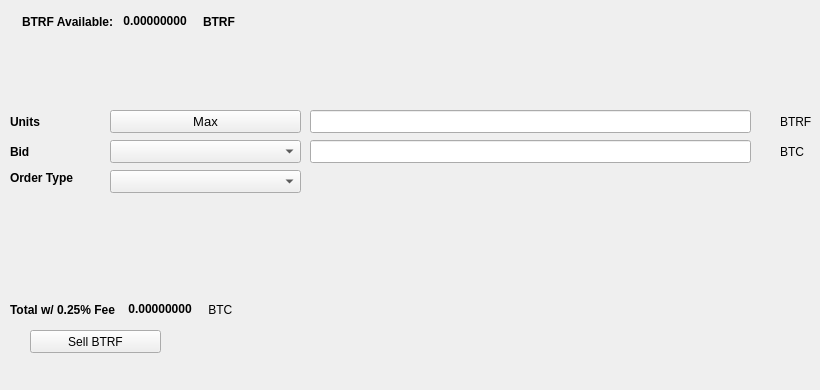
   <widget class="QWidget" name="SellTab">
    <attribute name="title">
     <string>Sell</string>
    </attribute>
    <widget class="QLabel" name="label_16">
     <property name="geometry">
      <rect>
       <x>780</x>
       <y>140</y>
       <width>31</width>
       <height>23</height>
      </rect>
     </property>
     <property name="text">
      <string>BTC</string>
     </property>
    </widget>
    <widget class="QComboBox" name="SellBidcomboBox">
     <property name="geometry">
      <rect>
       <x>110</x>
       <y>140</y>
       <width>191</width>
       <height>23</height>
      </rect>
     </property>
     <property name="font">
      <font>
       <pointsize>10</pointsize>
      </font>
     </property>
    </widget>
    <widget class="QLabel" name="label_18">
     <property name="geometry">
      <rect>
       <x>10</x>
       <y>110</y>
       <width>46</width>
       <height>23</height>
      </rect>
     </property>
     <property name="font">
      <font>
       <weight>75</weight>
       <bold>true</bold>
      </font>
     </property>
     <property name="text">
      <string>Units</string>
     </property>
    </widget>
    <widget class="QPushButton" name="Sell_Max_Amount">
     <property name="geometry">
      <rect>
       <x>110</x>
       <y>110</y>
       <width>191</width>
       <height>23</height>
      </rect>
     </property>
     <property name="font">
      <font>
       <pointsize>10</pointsize>
      </font>
     </property>
     <property name="text">
      <string>Max</string>
     </property>
    </widget>
    <widget class="QLabel" name="label_20">
     <property name="geometry">
      <rect>
       <x>10</x>
       <y>170</y>
       <width>91</width>
       <height>16</height>
      </rect>
     </property>
     <property name="font">
      <font>
       <weight>75</weight>
       <bold>true</bold>
      </font>
     </property>
     <property name="text">
      <string>Order Type</string>
     </property>
    </widget>
    <widget class="QComboBox" name="SellOrdertypeCombo">
     <property name="geometry">
      <rect>
       <x>110</x>
       <y>170</y>
       <width>191</width>
       <height>23</height>
      </rect>
     </property>
     <property name="font">
      <font>
       <pointsize>10</pointsize>
      </font>
     </property>
    </widget>
    <widget class="QLabel" name="label_21">
     <property name="geometry">
      <rect>
       <x>10</x>
       <y>140</y>
       <width>46</width>
       <height>23</height>
      </rect>
     </property>
     <property name="font">
      <font>
       <weight>75</weight>
       <bold>true</bold>
      </font>
     </property>
     <property name="text">
      <string>Bid</string>
     </property>
    </widget>
    <widget class="QLabel" name="label_22">
     <property name="geometry">
      <rect>
       <x>780</x>
       <y>110</y>
       <width>31</width>
       <height>23</height>
      </rect>
     </property>
     <property name="text">
      <string>BTRF</string>
     </property>
    </widget>
    <widget class="QLineEdit" name="UnitsInputBTRF">
     <property name="geometry">
      <rect>
       <x>310</x>
       <y>110</y>
       <width>441</width>
       <height>23</height>
      </rect>
     </property>
     <property name="font">
      <font>
       <pointsize>9</pointsize>
       <weight>75</weight>
       <bold>true</bold>
      </font>
     </property>
    </widget>
    <widget class="QLineEdit" name="SellBidPriceEdit">
     <property name="geometry">
      <rect>
       <x>310</x>
       <y>140</y>
       <width>441</width>
       <height>23</height>
      </rect>
     </property>
     <property name="font">
      <font>
       <pointsize>9</pointsize>
       <weight>75</weight>
       <bold>true</bold>
      </font>
     </property>
    </widget>
    <widget class="QPushButton" name="SellBTRFBTN">
     <property name="geometry">
      <rect>
       <x>30</x>
       <y>330</y>
       <width>131</width>
       <height>23</height>
      </rect>
     </property>
     <property name="text">
      <string>Sell BTRF</string>
     </property>
     <property name="icon">
      <iconset resource="../bittransfer">
       <normaloff>:/icons/bitcoin</normaloff>:/icons/bitcoin</iconset>
     </property>
    </widget>
    <widget class="QWidget" name="layoutWidget3">
     <property name="geometry">
      <rect>
       <x>22</x>
       <y>12</y>
       <width>258</width>
       <height>19</height>
      </rect>
     </property>
     <layout class="QHBoxLayout" name="horizontalLayout">
      <item>
       <widget class="QLabel" name="label232_2">
        <property name="font">
         <font>
          <weight>75</weight>
          <bold>true</bold>
         </font>
        </property>
        <property name="text">
         <string>BTRF Available:</string>
        </property>
       </widget>
      </item>
      <item>
       <widget class="QLabel" name="BTRFAvailableLabel">
        <property name="palette">
         <palette>
          <active>
           <colorrole role="WindowText">
            <brush brushstyle="SolidPattern">
             <color alpha="255">
              <red>0</red>
              <green>0</green>
              <blue>0</blue>
             </color>
            </brush>
           </colorrole>
           <colorrole role="Button">
            <brush brushstyle="SolidPattern">
             <color alpha="255">
              <red>0</red>
              <green>170</green>
              <blue>0</blue>
             </color>
            </brush>
           </colorrole>
           <colorrole role="Light">
            <brush brushstyle="SolidPattern">
             <color alpha="255">
              <red>0</red>
              <green>255</green>
              <blue>0</blue>
             </color>
            </brush>
           </colorrole>
           <colorrole role="Midlight">
            <brush brushstyle="SolidPattern">
             <color alpha="255">
              <red>0</red>
              <green>212</green>
              <blue>0</blue>
             </color>
            </brush>
           </colorrole>
           <colorrole role="Dark">
            <brush brushstyle="SolidPattern">
             <color alpha="255">
              <red>0</red>
              <green>85</green>
              <blue>0</blue>
             </color>
            </brush>
           </colorrole>
           <colorrole role="Mid">
            <brush brushstyle="SolidPattern">
             <color alpha="255">
              <red>0</red>
              <green>113</green>
              <blue>0</blue>
             </color>
            </brush>
           </colorrole>
           <colorrole role="Text">
            <brush brushstyle="SolidPattern">
             <color alpha="255">
              <red>0</red>
              <green>170</green>
              <blue>0</blue>
             </color>
            </brush>
           </colorrole>
           <colorrole role="BrightText">
            <brush brushstyle="SolidPattern">
             <color alpha="255">
              <red>255</red>
              <green>255</green>
              <blue>255</blue>
             </color>
            </brush>
           </colorrole>
           <colorrole role="ButtonText">
            <brush brushstyle="SolidPattern">
             <color alpha="255">
              <red>0</red>
              <green>0</green>
              <blue>0</blue>
             </color>
            </brush>
           </colorrole>
           <colorrole role="Base">
            <brush brushstyle="SolidPattern">
             <color alpha="255">
              <red>255</red>
              <green>255</green>
              <blue>255</blue>
             </color>
            </brush>
           </colorrole>
           <colorrole role="Window">
            <brush brushstyle="SolidPattern">
             <color alpha="255">
              <red>0</red>
              <green>170</green>
              <blue>0</blue>
             </color>
            </brush>
           </colorrole>
           <colorrole role="Shadow">
            <brush brushstyle="SolidPattern">
             <color alpha="255">
              <red>0</red>
              <green>0</green>
              <blue>0</blue>
             </color>
            </brush>
           </colorrole>
           <colorrole role="AlternateBase">
            <brush brushstyle="SolidPattern">
             <color alpha="255">
              <red>127</red>
              <green>212</green>
              <blue>127</blue>
             </color>
            </brush>
           </colorrole>
           <colorrole role="ToolTipBase">
            <brush brushstyle="SolidPattern">
             <color alpha="255">
              <red>255</red>
              <green>255</green>
              <blue>220</blue>
             </color>
            </brush>
           </colorrole>
           <colorrole role="ToolTipText">
            <brush brushstyle="SolidPattern">
             <color alpha="255">
              <red>0</red>
              <green>0</green>
              <blue>0</blue>
             </color>
            </brush>
           </colorrole>
          </active>
          <inactive>
           <colorrole role="WindowText">
            <brush brushstyle="SolidPattern">
             <color alpha="255">
              <red>0</red>
              <green>0</green>
              <blue>0</blue>
             </color>
            </brush>
           </colorrole>
           <colorrole role="Button">
            <brush brushstyle="SolidPattern">
             <color alpha="255">
              <red>0</red>
              <green>170</green>
              <blue>0</blue>
             </color>
            </brush>
           </colorrole>
           <colorrole role="Light">
            <brush brushstyle="SolidPattern">
             <color alpha="255">
              <red>0</red>
              <green>255</green>
              <blue>0</blue>
             </color>
            </brush>
           </colorrole>
           <colorrole role="Midlight">
            <brush brushstyle="SolidPattern">
             <color alpha="255">
              <red>0</red>
              <green>212</green>
              <blue>0</blue>
             </color>
            </brush>
           </colorrole>
           <colorrole role="Dark">
            <brush brushstyle="SolidPattern">
             <color alpha="255">
              <red>0</red>
              <green>85</green>
              <blue>0</blue>
             </color>
            </brush>
           </colorrole>
           <colorrole role="Mid">
            <brush brushstyle="SolidPattern">
             <color alpha="255">
              <red>0</red>
              <green>113</green>
              <blue>0</blue>
             </color>
            </brush>
           </colorrole>
           <colorrole role="Text">
            <brush brushstyle="SolidPattern">
             <color alpha="255">
              <red>0</red>
              <green>170</green>
              <blue>0</blue>
             </color>
            </brush>
           </colorrole>
           <colorrole role="BrightText">
            <brush brushstyle="SolidPattern">
             <color alpha="255">
              <red>255</red>
              <green>255</green>
              <blue>255</blue>
             </color>
            </brush>
           </colorrole>
           <colorrole role="ButtonText">
            <brush brushstyle="SolidPattern">
             <color alpha="255">
              <red>0</red>
              <green>0</green>
              <blue>0</blue>
             </color>
            </brush>
           </colorrole>
           <colorrole role="Base">
            <brush brushstyle="SolidPattern">
             <color alpha="255">
              <red>255</red>
              <green>255</green>
              <blue>255</blue>
             </color>
            </brush>
           </colorrole>
           <colorrole role="Window">
            <brush brushstyle="SolidPattern">
             <color alpha="255">
              <red>0</red>
              <green>170</green>
              <blue>0</blue>
             </color>
            </brush>
           </colorrole>
           <colorrole role="Shadow">
            <brush brushstyle="SolidPattern">
             <color alpha="255">
              <red>0</red>
              <green>0</green>
              <blue>0</blue>
             </color>
            </brush>
           </colorrole>
           <colorrole role="AlternateBase">
            <brush brushstyle="SolidPattern">
             <color alpha="255">
              <red>127</red>
              <green>212</green>
              <blue>127</blue>
             </color>
            </brush>
           </colorrole>
           <colorrole role="ToolTipBase">
            <brush brushstyle="SolidPattern">
             <color alpha="255">
              <red>255</red>
              <green>255</green>
              <blue>220</blue>
             </color>
            </brush>
           </colorrole>
           <colorrole role="ToolTipText">
            <brush brushstyle="SolidPattern">
             <color alpha="255">
              <red>0</red>
              <green>0</green>
              <blue>0</blue>
             </color>
            </brush>
           </colorrole>
          </inactive>
          <disabled>
           <colorrole role="WindowText">
            <brush brushstyle="SolidPattern">
             <color alpha="255">
              <red>0</red>
              <green>85</green>
              <blue>0</blue>
             </color>
            </brush>
           </colorrole>
           <colorrole role="Button">
            <brush brushstyle="SolidPattern">
             <color alpha="255">
              <red>0</red>
              <green>170</green>
              <blue>0</blue>
             </color>
            </brush>
           </colorrole>
           <colorrole role="Light">
            <brush brushstyle="SolidPattern">
             <color alpha="255">
              <red>0</red>
              <green>255</green>
              <blue>0</blue>
             </color>
            </brush>
           </colorrole>
           <colorrole role="Midlight">
            <brush brushstyle="SolidPattern">
             <color alpha="255">
              <red>0</red>
              <green>212</green>
              <blue>0</blue>
             </color>
            </brush>
           </colorrole>
           <colorrole role="Dark">
            <brush brushstyle="SolidPattern">
             <color alpha="255">
              <red>0</red>
              <green>85</green>
              <blue>0</blue>
             </color>
            </brush>
           </colorrole>
           <colorrole role="Mid">
            <brush brushstyle="SolidPattern">
             <color alpha="255">
              <red>0</red>
              <green>113</green>
              <blue>0</blue>
             </color>
            </brush>
           </colorrole>
           <colorrole role="Text">
            <brush brushstyle="SolidPattern">
             <color alpha="255">
              <red>0</red>
              <green>85</green>
              <blue>0</blue>
             </color>
            </brush>
           </colorrole>
           <colorrole role="BrightText">
            <brush brushstyle="SolidPattern">
             <color alpha="255">
              <red>255</red>
              <green>255</green>
              <blue>255</blue>
             </color>
            </brush>
           </colorrole>
           <colorrole role="ButtonText">
            <brush brushstyle="SolidPattern">
             <color alpha="255">
              <red>0</red>
              <green>85</green>
              <blue>0</blue>
             </color>
            </brush>
           </colorrole>
           <colorrole role="Base">
            <brush brushstyle="SolidPattern">
             <color alpha="255">
              <red>0</red>
              <green>170</green>
              <blue>0</blue>
             </color>
            </brush>
           </colorrole>
           <colorrole role="Window">
            <brush brushstyle="SolidPattern">
             <color alpha="255">
              <red>0</red>
              <green>170</green>
              <blue>0</blue>
             </color>
            </brush>
           </colorrole>
           <colorrole role="Shadow">
            <brush brushstyle="SolidPattern">
             <color alpha="255">
              <red>0</red>
              <green>0</green>
              <blue>0</blue>
             </color>
            </brush>
           </colorrole>
           <colorrole role="AlternateBase">
            <brush brushstyle="SolidPattern">
             <color alpha="255">
              <red>0</red>
              <green>170</green>
              <blue>0</blue>
             </color>
            </brush>
           </colorrole>
           <colorrole role="ToolTipBase">
            <brush brushstyle="SolidPattern">
             <color alpha="255">
              <red>255</red>
              <green>255</green>
              <blue>220</blue>
             </color>
            </brush>
           </colorrole>
           <colorrole role="ToolTipText">
            <brush brushstyle="SolidPattern">
             <color alpha="255">
              <red>0</red>
              <green>0</green>
              <blue>0</blue>
             </color>
            </brush>
           </colorrole>
          </disabled>
         </palette>
        </property>
        <property name="font">
         <font>
          <weight>75</weight>
          <bold>true</bold>
         </font>
        </property>
        <property name="text">
         <string> 0.00000000 </string>
        </property>
        <property name="textInteractionFlags">
         <set>Qt::LinksAccessibleByMouse|Qt::TextSelectableByKeyboard|Qt::TextSelectableByMouse</set>
        </property>
       </widget>
      </item>
      <item>
       <widget class="QLabel" name="labelBTRF">
        <property name="font">
         <font>
          <weight>75</weight>
          <bold>true</bold>
         </font>
        </property>
        <property name="text">
         <string>BTRF</string>
        </property>
       </widget>
      </item>
     </layout>
    </widget>
    <widget class="QWidget" name="layoutWidget">
     <property name="geometry">
      <rect>
       <x>10</x>
       <y>300</y>
       <width>268</width>
       <height>19</height>
      </rect>
     </property>
     <layout class="QHBoxLayout" name="horizontalLayout_2">
      <item>
       <widget class="QLabel" name="label_19">
        <property name="font">
         <font>
          <weight>75</weight>
          <bold>true</bold>
         </font>
        </property>
        <property name="text">
         <string>Total w/ 0.25% Fee </string>
        </property>
       </widget>
      </item>
      <item>
       <widget class="QLabel" name="SellCostLabel">
        <property name="palette">
         <palette>
          <active>
           <colorrole role="WindowText">
            <brush brushstyle="SolidPattern">
             <color alpha="255">
              <red>0</red>
              <green>0</green>
              <blue>0</blue>
             </color>
            </brush>
           </colorrole>
           <colorrole role="Button">
            <brush brushstyle="SolidPattern">
             <color alpha="255">
              <red>0</red>
              <green>170</green>
              <blue>0</blue>
             </color>
            </brush>
           </colorrole>
           <colorrole role="Light">
            <brush brushstyle="SolidPattern">
             <color alpha="255">
              <red>0</red>
              <green>255</green>
              <blue>0</blue>
             </color>
            </brush>
           </colorrole>
           <colorrole role="Midlight">
            <brush brushstyle="SolidPattern">
             <color alpha="255">
              <red>0</red>
              <green>212</green>
              <blue>0</blue>
             </color>
            </brush>
           </colorrole>
           <colorrole role="Dark">
            <brush brushstyle="SolidPattern">
             <color alpha="255">
              <red>0</red>
              <green>85</green>
              <blue>0</blue>
             </color>
            </brush>
           </colorrole>
           <colorrole role="Mid">
            <brush brushstyle="SolidPattern">
             <color alpha="255">
              <red>0</red>
              <green>113</green>
              <blue>0</blue>
             </color>
            </brush>
           </colorrole>
           <colorrole role="Text">
            <brush brushstyle="SolidPattern">
             <color alpha="255">
              <red>0</red>
              <green>170</green>
              <blue>0</blue>
             </color>
            </brush>
           </colorrole>
           <colorrole role="BrightText">
            <brush brushstyle="SolidPattern">
             <color alpha="255">
              <red>255</red>
              <green>255</green>
              <blue>255</blue>
             </color>
            </brush>
           </colorrole>
           <colorrole role="ButtonText">
            <brush brushstyle="SolidPattern">
             <color alpha="255">
              <red>0</red>
              <green>0</green>
              <blue>0</blue>
             </color>
            </brush>
           </colorrole>
           <colorrole role="Base">
            <brush brushstyle="SolidPattern">
             <color alpha="255">
              <red>255</red>
              <green>255</green>
              <blue>255</blue>
             </color>
            </brush>
           </colorrole>
           <colorrole role="Window">
            <brush brushstyle="SolidPattern">
             <color alpha="255">
              <red>0</red>
              <green>170</green>
              <blue>0</blue>
             </color>
            </brush>
           </colorrole>
           <colorrole role="Shadow">
            <brush brushstyle="SolidPattern">
             <color alpha="255">
              <red>0</red>
              <green>0</green>
              <blue>0</blue>
             </color>
            </brush>
           </colorrole>
           <colorrole role="AlternateBase">
            <brush brushstyle="SolidPattern">
             <color alpha="255">
              <red>127</red>
              <green>212</green>
              <blue>127</blue>
             </color>
            </brush>
           </colorrole>
           <colorrole role="ToolTipBase">
            <brush brushstyle="SolidPattern">
             <color alpha="255">
              <red>255</red>
              <green>255</green>
              <blue>220</blue>
             </color>
            </brush>
           </colorrole>
           <colorrole role="ToolTipText">
            <brush brushstyle="SolidPattern">
             <color alpha="255">
              <red>0</red>
              <green>0</green>
              <blue>0</blue>
             </color>
            </brush>
           </colorrole>
          </active>
          <inactive>
           <colorrole role="WindowText">
            <brush brushstyle="SolidPattern">
             <color alpha="255">
              <red>0</red>
              <green>0</green>
              <blue>0</blue>
             </color>
            </brush>
           </colorrole>
           <colorrole role="Button">
            <brush brushstyle="SolidPattern">
             <color alpha="255">
              <red>0</red>
              <green>170</green>
              <blue>0</blue>
             </color>
            </brush>
           </colorrole>
           <colorrole role="Light">
            <brush brushstyle="SolidPattern">
             <color alpha="255">
              <red>0</red>
              <green>255</green>
              <blue>0</blue>
             </color>
            </brush>
           </colorrole>
           <colorrole role="Midlight">
            <brush brushstyle="SolidPattern">
             <color alpha="255">
              <red>0</red>
              <green>212</green>
              <blue>0</blue>
             </color>
            </brush>
           </colorrole>
           <colorrole role="Dark">
            <brush brushstyle="SolidPattern">
             <color alpha="255">
              <red>0</red>
              <green>85</green>
              <blue>0</blue>
             </color>
            </brush>
           </colorrole>
           <colorrole role="Mid">
            <brush brushstyle="SolidPattern">
             <color alpha="255">
              <red>0</red>
              <green>113</green>
              <blue>0</blue>
             </color>
            </brush>
           </colorrole>
           <colorrole role="Text">
            <brush brushstyle="SolidPattern">
             <color alpha="255">
              <red>0</red>
              <green>170</green>
              <blue>0</blue>
             </color>
            </brush>
           </colorrole>
           <colorrole role="BrightText">
            <brush brushstyle="SolidPattern">
             <color alpha="255">
              <red>255</red>
              <green>255</green>
              <blue>255</blue>
             </color>
            </brush>
           </colorrole>
           <colorrole role="ButtonText">
            <brush brushstyle="SolidPattern">
             <color alpha="255">
              <red>0</red>
              <green>0</green>
              <blue>0</blue>
             </color>
            </brush>
           </colorrole>
           <colorrole role="Base">
            <brush brushstyle="SolidPattern">
             <color alpha="255">
              <red>255</red>
              <green>255</green>
              <blue>255</blue>
             </color>
            </brush>
           </colorrole>
           <colorrole role="Window">
            <brush brushstyle="SolidPattern">
             <color alpha="255">
              <red>0</red>
              <green>170</green>
              <blue>0</blue>
             </color>
            </brush>
           </colorrole>
           <colorrole role="Shadow">
            <brush brushstyle="SolidPattern">
             <color alpha="255">
              <red>0</red>
              <green>0</green>
              <blue>0</blue>
             </color>
            </brush>
           </colorrole>
           <colorrole role="AlternateBase">
            <brush brushstyle="SolidPattern">
             <color alpha="255">
              <red>127</red>
              <green>212</green>
              <blue>127</blue>
             </color>
            </brush>
           </colorrole>
           <colorrole role="ToolTipBase">
            <brush brushstyle="SolidPattern">
             <color alpha="255">
              <red>255</red>
              <green>255</green>
              <blue>220</blue>
             </color>
            </brush>
           </colorrole>
           <colorrole role="ToolTipText">
            <brush brushstyle="SolidPattern">
             <color alpha="255">
              <red>0</red>
              <green>0</green>
              <blue>0</blue>
             </color>
            </brush>
           </colorrole>
          </inactive>
          <disabled>
           <colorrole role="WindowText">
            <brush brushstyle="SolidPattern">
             <color alpha="255">
              <red>0</red>
              <green>85</green>
              <blue>0</blue>
             </color>
            </brush>
           </colorrole>
           <colorrole role="Button">
            <brush brushstyle="SolidPattern">
             <color alpha="255">
              <red>0</red>
              <green>170</green>
              <blue>0</blue>
             </color>
            </brush>
           </colorrole>
           <colorrole role="Light">
            <brush brushstyle="SolidPattern">
             <color alpha="255">
              <red>0</red>
              <green>255</green>
              <blue>0</blue>
             </color>
            </brush>
           </colorrole>
           <colorrole role="Midlight">
            <brush brushstyle="SolidPattern">
             <color alpha="255">
              <red>0</red>
              <green>212</green>
              <blue>0</blue>
             </color>
            </brush>
           </colorrole>
           <colorrole role="Dark">
            <brush brushstyle="SolidPattern">
             <color alpha="255">
              <red>0</red>
              <green>85</green>
              <blue>0</blue>
             </color>
            </brush>
           </colorrole>
           <colorrole role="Mid">
            <brush brushstyle="SolidPattern">
             <color alpha="255">
              <red>0</red>
              <green>113</green>
              <blue>0</blue>
             </color>
            </brush>
           </colorrole>
           <colorrole role="Text">
            <brush brushstyle="SolidPattern">
             <color alpha="255">
              <red>0</red>
              <green>85</green>
              <blue>0</blue>
             </color>
            </brush>
           </colorrole>
           <colorrole role="BrightText">
            <brush brushstyle="SolidPattern">
             <color alpha="255">
              <red>255</red>
              <green>255</green>
              <blue>255</blue>
             </color>
            </brush>
           </colorrole>
           <colorrole role="ButtonText">
            <brush brushstyle="SolidPattern">
             <color alpha="255">
              <red>0</red>
              <green>85</green>
              <blue>0</blue>
             </color>
            </brush>
           </colorrole>
           <colorrole role="Base">
            <brush brushstyle="SolidPattern">
             <color alpha="255">
              <red>0</red>
              <green>170</green>
              <blue>0</blue>
             </color>
            </brush>
           </colorrole>
           <colorrole role="Window">
            <brush brushstyle="SolidPattern">
             <color alpha="255">
              <red>0</red>
              <green>170</green>
              <blue>0</blue>
             </color>
            </brush>
           </colorrole>
           <colorrole role="Shadow">
            <brush brushstyle="SolidPattern">
             <color alpha="255">
              <red>0</red>
              <green>0</green>
              <blue>0</blue>
             </color>
            </brush>
           </colorrole>
           <colorrole role="AlternateBase">
            <brush brushstyle="SolidPattern">
             <color alpha="255">
              <red>0</red>
              <green>170</green>
              <blue>0</blue>
             </color>
            </brush>
           </colorrole>
           <colorrole role="ToolTipBase">
            <brush brushstyle="SolidPattern">
             <color alpha="255">
              <red>255</red>
              <green>255</green>
              <blue>220</blue>
             </color>
            </brush>
           </colorrole>
           <colorrole role="ToolTipText">
            <brush brushstyle="SolidPattern">
             <color alpha="255">
              <red>0</red>
              <green>0</green>
              <blue>0</blue>
             </color>
            </brush>
           </colorrole>
          </disabled>
         </palette>
        </property>
        <property name="font">
         <font>
          <weight>75</weight>
          <bold>true</bold>
         </font>
        </property>
        <property name="autoFillBackground">
         <bool>false</bool>
        </property>
        <property name="text">
         <string> 0.00000000</string>
        </property>
        <property name="textInteractionFlags">
         <set>Qt::LinksAccessibleByMouse|Qt::TextSelectableByMouse</set>
        </property>
       </widget>
      </item>
      <item>
       <widget class="QLabel" name="label_17">
        <property name="font">
         <font>
          <weight>50</weight>
          <bold>false</bold>
         </font>
        </property>
        <property name="text">
         <string> BTC</string>
        </property>
       </widget>
      </item>
     </layout>
    </widget>
    <widget class="QLabel" name="label_23">
     <property name="geometry">
      <rect>
       <x>460</x>
       <y>300</y>
       <width>281</width>
       <height>81</height>
      </rect>
     </property>
     <property name="text">
      <string/>
     </property>
     <property name="pixmap">
      <pixmap>:/images/bittrex</pixmap>
     </property>
    </widget>
   </widget>
